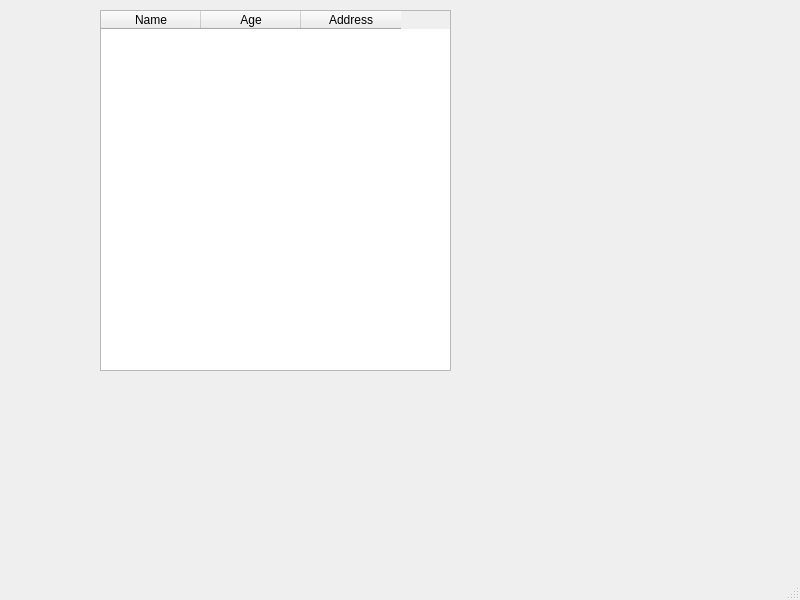
<?xml version="1.0" encoding="UTF-8"?>
<ui version="4.0">
 <class>MainWindow</class>
 <widget class="QMainWindow" name="MainWindow">
  <property name="geometry">
   <rect>
    <x>0</x>
    <y>0</y>
    <width>800</width>
    <height>600</height>
   </rect>
  </property>
  <property name="windowTitle">
   <string>MainWindow</string>
  </property>
  <widget class="QWidget" name="centralwidget">
   <widget class="QTableWidget" name="tableWidget">
    <property name="geometry">
     <rect>
      <x>100</x>
      <y>10</y>
      <width>351</width>
      <height>361</height>
     </rect>
    </property>
    <column>
     <property name="text">
      <string>Name</string>
     </property>
    </column>
    <column>
     <property name="text">
      <string>Age</string>
     </property>
    </column>
    <column>
     <property name="text">
      <string>Address</string>
     </property>
    </column>
   </widget>
  </widget>
  <widget class="QMenuBar" name="menubar">
   <property name="geometry">
    <rect>
     <x>0</x>
     <y>0</y>
     <width>800</width>
     <height>22</height>
    </rect>
   </property>
  </widget>
  <widget class="QStatusBar" name="statusbar"/>
 </widget>
 <resources/>
 <connections/>
</ui>
